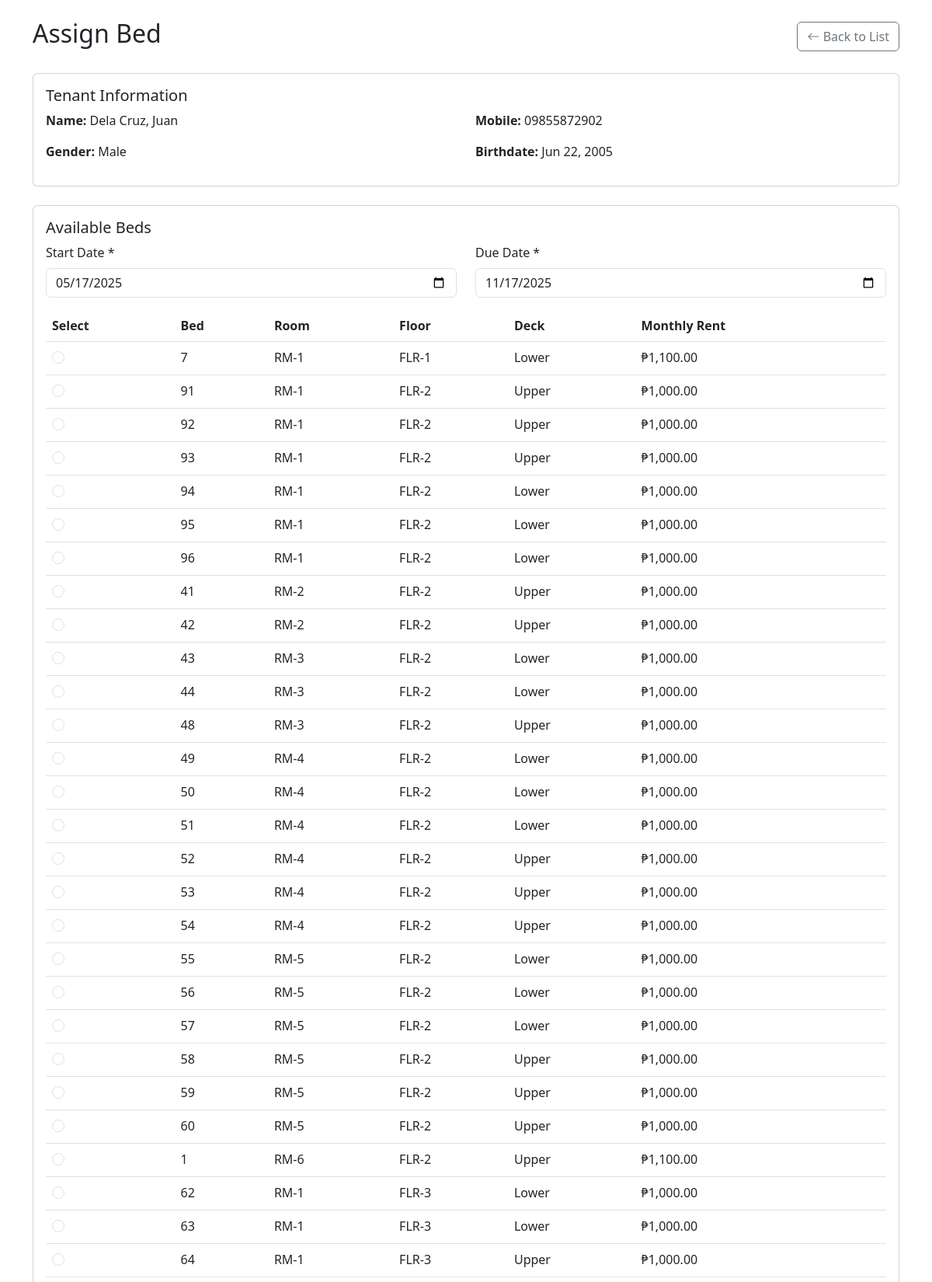
Page /admin/assign_bed.php?tenant_id=1 (upper part) on the committed database.
### tables this page shows
CREATE TABLE `tenants` (
  `tenant_id` int(11) NOT NULL AUTO_INCREMENT,
  `academic_year_id` int(11) NOT NULL,
  `first_name` varchar(120) NOT NULL,
  `last_name` varchar(120) NOT NULL,
  `middle_name` varchar(120) DEFAULT NULL,
  `birthdate` date NOT NULL,
  `address` varchar(250) NOT NULL,
  `gender` enum('M','F') NOT NULL,
  `mobile_no` varchar(11) NOT NULL,
  `guardian_id` int(11) NOT NULL,
  `course_id` int(11) NOT NULL,
  `year_level` enum('1','2','3','4') NOT NULL,
  `tenant_type` enum('Student','Non-Student') DEFAULT NULL,
  `profile_picture` varchar(225) DEFAULT NULL,
  `student_id` varchar(20) NOT NULL DEFAULT 'Student',
  `is_student` tinyint(1) NOT NULL DEFAULT 1,
  `user_id` int(11) NOT NULL,
  `is_willing_to_continue` tinyint(1) NOT NULL DEFAULT 0,
  PRIMARY KEY (`tenant_id`),
  KEY `FK_guardians_TO_tenants` (`guardian_id`),
  KEY `FK_course_TO_tenants` (`course_id`),
  KEY `FK_academic_years_TO_tenants` (`academic_year_id`),
  KEY `fk_tenants_user` (`user_id`),
  CONSTRAINT `FK_academic_years_TO_tenants` FOREIGN KEY (`academic_year_id`) REFERENCES `academic_years` (`academic_year_id`),
  CONSTRAINT `FK_course_TO_tenants` FOREIGN KEY (`course_id`) REFERENCES `course` (`course_id`),
  CONSTRAINT `FK_guardians_TO_tenants` FOREIGN KEY (`guardian_id`) REFERENCES `guardians` (`guardian_id`),
  CONSTRAINT `fk_tenants_user` FOREIGN KEY (`user_id`) REFERENCES `users` (`user_id`) ON DELETE CASCADE ON UPDATE CASCADE
);

CREATE TABLE `beds` (
  `bed_id` int(11) NOT NULL AUTO_INCREMENT,
  `bed_no` int(11) NOT NULL,
  `status` enum('Vacant','Occupied') DEFAULT 'Vacant',
  `deck` enum('Upper','Lower') DEFAULT NULL,
  `monthly_rent` decimal(10,2) NOT NULL,
  `room_id` int(11) NOT NULL,
  `bed_type` enum('Single','Double') NOT NULL,
  PRIMARY KEY (`bed_id`),
  KEY `FK_rooms_TO_beds` (`room_id`),
  CONSTRAINT `FK_rooms_TO_beds` FOREIGN KEY (`room_id`) REFERENCES `rooms` (`room_id`)
);

CREATE TABLE `rooms` (
  `room_id` int(11) NOT NULL AUTO_INCREMENT,
  `room_no` varchar(10) DEFAULT NULL,
  `capacity` int(11) NOT NULL,
  `floor_id` int(11) NOT NULL,
  `room_image` varchar(255) DEFAULT NULL,
  PRIMARY KEY (`room_id`),
  KEY `FK_floors_TO_rooms` (`floor_id`),
  CONSTRAINT `FK_floors_TO_rooms` FOREIGN KEY (`floor_id`) REFERENCES `floors` (`floor_id`)
);

CREATE TABLE `floors` (
  `floor_id` int(11) NOT NULL AUTO_INCREMENT,
  `floor_no` varchar(10) DEFAULT NULL,
  PRIMARY KEY (`floor_id`)
);

### admin/assign_bed.php (the view, shortened to what this page needs)
<?php
require_once 'connection/db.php';
$tenantId = (int)$_GET['tenant_id'];
$tenant = $conn->query("SELECT * FROM tenants WHERE tenant_id = $tenantId")->fetch_assoc();
$beds = $conn->query("SELECT b.*, r.room_no, f.floor_no
                     FROM beds b
                     JOIN rooms r ON b.room_id = r.room_id
                     JOIN floors f ON r.floor_id = f.floor_id
                     WHERE b.status = 'Vacant'
                     ORDER BY f.floor_no, r.room_no, b.bed_no")->fetch_all(MYSQLI_ASSOC);
?>
<!DOCTYPE html>
<html lang="en">
<head>
    <link href="https://cdn.jsdelivr.net/npm/bootstrap@5.3.0/dist/css/bootstrap.min.css" rel="stylesheet">
    <link rel="stylesheet" href="https://cdn.jsdelivr.net/npm/bootstrap-icons@1.10.0/font/bootstrap-icons.css">
</head>
<body>
    <div class="container mt-4">
        <div class="d-flex justify-content-between align-items-center mb-4">
            <h2><i class="bi bi-bed"></i> Assign Bed</h2>
            <a href="tenant.php" class="btn btn-outline-secondary">
                <i class="bi bi-arrow-left"></i> Back to List
            </a>
        </div>
        <div class="card mb-4">
            <div class="card-body">
                <h5 class="card-title">Tenant Information</h5>
                <div class="row">
                    <div class="col-md-6">
                        <p><strong>Name:</strong> <?= htmlspecialchars($tenant['last_name'] . ', ' . $tenant['first_name']) ?></p>
                        <p><strong>Gender:</strong> <?= $tenant['gender'] === 'M' ? 'Male' : 'Female' ?></p>
                    </div>
                    <div class="col-md-6">
                        <p><strong>Mobile:</strong> <?= htmlspecialchars($tenant['mobile_no']) ?></p>
                        <p><strong>Birthdate:</strong> <?= date('M j, Y', strtotime($tenant['birthdate'])) ?></p>
                    </div>
                </div>
            </div>
        </div>
        <div class="card">
            <div class="card-body">
                <h5 class="card-title">Available Beds</h5>
                <?php if (empty($beds)): ?>
                <div class="alert alert-warning">No available beds found. Please add beds first.</div>
                <?php else: ?>
                <form method="POST">
                    <div class="row mb-3">
                        <div class="col-md-6">
                            <label class="form-label">Start Date *</label>
                            <input type="date" name="start_date" class="form-control" required
                                   value="<?= date('Y-m-d') ?>">
                        </div>
                        <div class="col-md-6">
                            <label class="form-label">Due Date *</label>
                            <input type="date" name="due_date" class="form-control" required
                                   value="<?= date('Y-m-d', strtotime('+6 months')) ?>">
                        </div>
                    </div>
                    <div class="table-responsive">
                        <table class="table table-hover">
                            <thead>
                                <tr>
                                    <th>Select</th>
                                    <th>Bed</th>
                                    <th>Room</th>
                                    <th>Floor</th>
                                    <th>Deck</th>
                                    <th>Monthly Rent</th>
                                </tr>
                            </thead>
                            <tbody>
                                <?php foreach ($beds as $bed): ?>
                                <tr>
                                    <td>
                                        <div class="form-check">
                                            <input class="form-check-input" type="radio" name="bed_id"
                                                   id="bed_<?= $bed['bed_id'] ?>" value="<?= $bed['bed_id'] ?>" required>
                                        </div>
                                    </td>
                                    <td><?= $bed['bed_no'] ?></td>
                                    <td><?= $bed['room_no'] ?></td>
                                    <td><?= $bed['floor_no'] ?></td>
                                    <td><?= $bed['deck'] ?></td>
                                    <td>₱<?= number_format($bed['monthly_rent'], 2) ?></td>
                                </tr>
                                <?php endforeach; ?>
                            </tbody>
                        </table>
                    </div>
                </form>
                <?php endif; ?>
            </div>
        </div>
    </div>
</body>
</html>

### rows in the picture
tenants: last_name+first_name "Dela Cruz, Juan", mobile_no "09855872902", birthdate "Jun 22, 2005"
beds: bed_no "7", room.room_no "RM-1", floors.floor_no "FLR-1", deck "Lower", monthly_rent "1,100.00"
beds: bed_no "91", room.room_no "RM-1", floors.floor_no "FLR-2", deck "Upper", monthly_rent "1,000.00"
beds: bed_no "92", room.room_no "RM-1", floors.floor_no "FLR-2", deck "Upper", monthly_rent "1,000.00"
beds: bed_no "93", room.room_no "RM-1", floors.floor_no "FLR-2", deck "Upper", monthly_rent "1,000.00"
beds: bed_no "94", room.room_no "RM-1", floors.floor_no "FLR-2", deck "Lower", monthly_rent "1,000.00"
beds: bed_no "95", room.room_no "RM-1", floors.floor_no "FLR-2", deck "Lower", monthly_rent "1,000.00"
beds: bed_no "96", room.room_no "RM-1", floors.floor_no "FLR-2", deck "Lower", monthly_rent "1,000.00"
beds: bed_no "41", room.room_no "RM-2", floors.floor_no "FLR-2", deck "Upper", monthly_rent "1,000.00"
beds: bed_no "42", room.room_no "RM-2", floors.floor_no "FLR-2", deck "Upper", monthly_rent "1,000.00"
beds: bed_no "43", room.room_no "RM-3", floors.floor_no "FLR-2", deck "Lower", monthly_rent "1,000.00"
beds: bed_no "44", room.room_no "RM-3", floors.floor_no "FLR-2", deck "Lower", monthly_rent "1,000.00"
beds: bed_no "48", room.room_no "RM-3", floors.floor_no "FLR-2", deck "Upper", monthly_rent "1,000.00"
beds: bed_no "49", room.room_no "RM-4", floors.floor_no "FLR-2", deck "Lower", monthly_rent "1,000.00"
beds: bed_no "50", room.room_no "RM-4", floors.floor_no "FLR-2", deck "Lower", monthly_rent "1,000.00"
beds: bed_no "51", room.room_no "RM-4", floors.floor_no "FLR-2", deck "Lower", monthly_rent "1,000.00"
beds: bed_no "52", room.room_no "RM-4", floors.floor_no "FLR-2", deck "Upper", monthly_rent "1,000.00"
beds: bed_no "53", room.room_no "RM-4", floors.floor_no "FLR-2", deck "Upper", monthly_rent "1,000.00"
beds: bed_no "54", room.room_no "RM-4", floors.floor_no "FLR-2", deck "Upper", monthly_rent "1,000.00"
beds: bed_no "55", room.room_no "RM-5", floors.floor_no "FLR-2", deck "Lower", monthly_rent "1,000.00"
beds: bed_no "56", room.room_no "RM-5", floors.floor_no "FLR-2", deck "Lower", monthly_rent "1,000.00"
beds: bed_no "57", room.room_no "RM-5", floors.floor_no "FLR-2", deck "Lower", monthly_rent "1,000.00"
beds: bed_no "58", room.room_no "RM-5", floors.floor_no "FLR-2", deck "Upper", monthly_rent "1,000.00"
beds: bed_no "59", room.room_no "RM-5", floors.floor_no "FLR-2", deck "Upper", monthly_rent "1,000.00"
beds: bed_no "60", room.room_no "RM-5", floors.floor_no "FLR-2", deck "Upper", monthly_rent "1,000.00"
beds: bed_no "1", room.room_no "RM-6", floors.floor_no "FLR-2", deck "Upper", monthly_rent "1,100.00"
beds: bed_no "62", room.room_no "RM-1", floors.floor_no "FLR-3", deck "Lower", monthly_rent "1,000.00"
beds: bed_no "63", room.room_no "RM-1", floors.floor_no "FLR-3", deck "Lower", monthly_rent "1,000.00"
beds: bed_no "64", room.room_no "RM-1", floors.floor_no "FLR-3", deck "Upper", monthly_rent "1,000.00"
